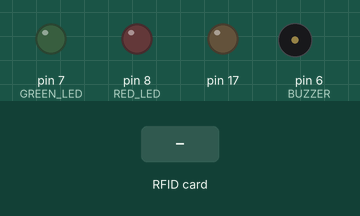
The sketch below on a simulated Arduino Leonardo, built with avr-gcc and run on an emulated ATmega32U4. Parts: output pins drawn as LEDs (lit = HIGH), buzzer (waves = sounding, pin HIGH). The test bench sets the inputs (shaded band). USB keyboard and mouse output is not drawn; what the sketch prints to the serial monitor is not drawn.

Above: at 0.01 s.
At 1.2 s:
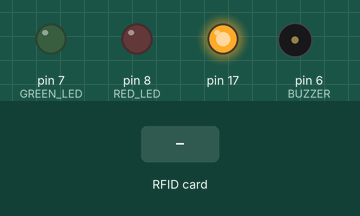
1.3 s: RFID card 5E 7A 19 C4 held to the reader
At 1.7 s:
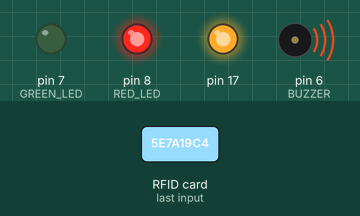
Timing chart, 0 to 4.3 s (numbered marks = the images above; inputs shaded):
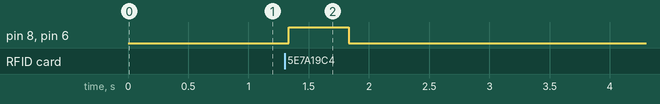

Measured:
- after the input at 1.3 s, pin 8 (RED_LED), pin 6 (BUZZER): LOW → HIGH at once, → LOW 0.50 s later

The sketch:

READ_BLOCK_RFID.ino
```cpp
#include <SPI.h>
#include <MFRC522.h>
#include "Keyboard.h"

/* Serial komunikasi dari alat */
#define AKTIFKAN_SERIAL // Komentari baris ini untuk menonaktifkan komunikasi
#ifdef AKTIFKAN_SERIAL
#define SERIAL_PRINT(value) Serial.print(value)
#define SERIAL_PRINTLN(value) Serial.println(value)
#else
#define SERIAL_PRINT(value)
#define SERIAL_PRINTLN(value)
#endif

/* Keyboard Emulator */
#define AKTIFKAN_KEYBOARD_EMUL // Komentari baris ini untuk menonaktifkan keyboard
#ifdef AKTIFKAN_KEYBOARD_EMUL
#define KEYBOARD_PRINT(value) Keyboard.print(value)
#define KEYBOARD_PRINTLN(value) Keyboard.println(value)
#else
#define KEYBOARD_PRINT(value)
#define KEYBOARD_PRINTLN(value)
#endif

/* Pin yang digunakan Hardware */
#define RST_PIN      9
#define SS_PIN       10
#define RED_LED      8
#define GREEN_LED    7
#define BUZZER       6

/* Variabel yang digunakan */
String device_id = "1021191";
int interval = 500;

MFRC522 mfrc522(SS_PIN, RST_PIN);
MFRC522::MIFARE_Key key;
MFRC522::StatusCode status;

void setup() {
  /* Siapkan Serial */
  Serial.begin(9600);
  while(!Serial);
  /* Preparation Hardware */
  SPI.begin();
  Keyboard.begin();
  mfrc522.PCD_Init();
  delay(7);
	mfrc522.PCD_DumpVersionToSerial();

  /* Configurasi pin */
  pinMode(RED_LED, OUTPUT);
  pinMode(GREEN_LED, OUTPUT),
  pinMode(BUZZER, OUTPUT),

  /* Reset kondisi pin */
  digitalWrite(RED_LED, 0);
  digitalWrite(GREEN_LED, 0);
  digitalWrite(BUZZER, 0);

  SERIAL_PRINTLN("Ready To Use :");
}

void loop() {
  // Prepare key - all keys are set to FFFFFFFFFFFFh at chip delivery from the factory.
  for (byte i = 0; i < 6; i++) key.keyByte[i] = 0xFF;
    byte encrypt;
    byte data;
    byte len;

  // Reset the loop if no new card present on the sensor/reader. This saves the entire process when idle.
  if ( ! mfrc522.PICC_IsNewCardPresent()) {
    return;
  }
  // Select one of the cards
  if ( ! mfrc522.PICC_ReadCardSerial()) {
    return;
  }
  SERIAL_PRINTLN(F("Kartu Terdeteksi :"));
  byte buffer[18];
  encrypt = 4;
  data = 5;
  len = 18;

  /* Baca Enskripsi di Memory Sektor 4 */
  status = mfrc522.PCD_Authenticate(MFRC522::PICC_CMD_MF_AUTH_KEY_A, encrypt, &key, &(mfrc522.uid));
  if (status != MFRC522::STATUS_OK) {
    String message = String(F("Authentication failed: Memory ")) + String(encrypt) + String(F(" => "));
    SERIAL_PRINT(message);
    SERIAL_PRINTLN(mfrc522.GetStatusCodeName(status));
    // return;
  }
  status = mfrc522.MIFARE_Read(encrypt, buffer, &len);
  if (status != MFRC522::STATUS_OK) {
    String message = String(F("Reading failed: Memory ")) + String(encrypt) + String(F(" => "));
    SERIAL_PRINT(message);
    SERIAL_PRINTLN(mfrc522.GetStatusCodeName(status));
    // return;
  }
  String encryptKey = "";
  for (uint8_t i = 0; i < 16; i++) {
    encryptKey += (char)buffer[i];
  }
  encryptKey.trim();
  SERIAL_PRINTLN(encryptKey);

  /* Baca Data di Memory Sektor 5 */
  status = mfrc522.PCD_Authenticate(MFRC522::PICC_CMD_MF_AUTH_KEY_A, data, &key, &(mfrc522.uid));
  if (status != MFRC522::STATUS_OK) {
    String message = String(F("Authentication failed: Memory ")) + String(data) + String(F(" => "));
    SERIAL_PRINT(message);
    SERIAL_PRINTLN(mfrc522.GetStatusCodeName(status));
    // return;
  }
  status = mfrc522.MIFARE_Read(data, buffer, &len);
  if (status != MFRC522::STATUS_OK) {
    String message = String(F("Reading failed: Memory ")) + String(data) + String(F(" => "));
    SERIAL_PRINT(message);
    SERIAL_PRINTLN(mfrc522.GetStatusCodeName(status));
    // return;
  }
  String dataKey = "";
  for (uint8_t i = 0; i < 16; i++) {
    dataKey += (char)buffer[i];
  }
  dataKey.trim();
  SERIAL_PRINTLN(dataKey);

  mfrc522.PICC_HaltA();
  mfrc522.PCD_StopCrypto1();

  if (encryptKey == "NAYAKA PROJECT" && isValidString(dataKey)) {
    /* konkatenasi print */
    SERIAL_PRINTLN("Device ID : " + device_id);
    SERIAL_PRINTLN("Identity  : " + dataKey);
    KEYBOARD_PRINTLN(device_id + ";" + dataKey);
    INDICATOR_LED(true);
    INDICATOR_BUZZER(true);
  }
  else {
    SERIAL_PRINTLN("Salah, Jangan kirim data ke backend");
    INDICATOR_LED(false);
    INDICATOR_BUZZER(false);
  }
  /* RESET Indicator setelah Pembacaan */
  digitalWrite(RED_LED, 0);
  digitalWrite(GREEN_LED, 0);
  digitalWrite(BUZZER, 0);
}

/* Filter karakter yang bisa dibaca */
bool isValidString(String str) {
  /* Pemeriksaan apakah setiap karakter dalam string adalah karakter yang diizinkan */
  for (int i = 0; i < str.length(); i++) {
    char currentChar = str.charAt(i);

    /* Sesuaikan karakter-karakter yang diizinkan sesuai kebutuhan Anda */
    if (!isAlphaNumeric(currentChar) && currentChar != ' ' && currentChar != '.' && currentChar != ',' && currentChar != ':') {
      return false; /* Karakter tidak diizinkan ditemukan */
    }
  }

  return true; /* Semua karakter diizinkan */
}

/* fungsi indicator LED */
void INDICATOR_LED(bool statusLed) {
  if(statusLed){
    digitalWrite(RED_LED, 0);
    digitalWrite(GREEN_LED, 1);
  } else {
    digitalWrite(RED_LED, 1);
    digitalWrite(GREEN_LED, 0);
  }
}

/* fungsi indicator Buzzer */
void INDICATOR_BUZZER(bool statusBuzz) {
  if(statusBuzz){
    int timer_buzzer = interval/4;
    for(int Count = 0; Count <= 2; Count++) {
      digitalWrite(BUZZER, 1);
      delay(timer_buzzer);
      digitalWrite(BUZZER, 0);
      delay(timer_buzzer);
      Count += Count;
    }
  } else {
    digitalWrite(BUZZER, 1);
    delay(interval);
  }
}
```
